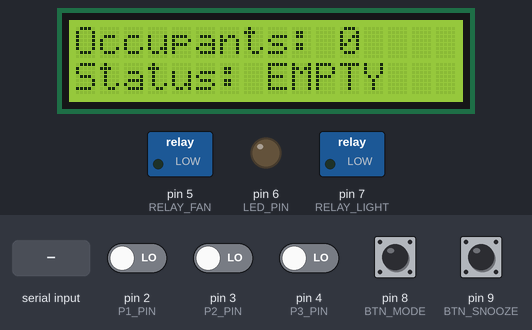
A sketch run on a simulated Arduino Uno, built with avr-gcc and run on an emulated ATmega328P. On the bench: 16×2 character LCD, switched loads named in the sketch (green lamp = pin HIGH), output pins drawn as LEDs (lit = HIGH). The test bench sets the inputs (shaded band); at power-on: pin 8 (BTN_MODE), pin 9 (BTN_SNOOZE) HIGH, pin 2 (P1_PIN), pin 3 (P2_PIN), pin 4 (P3_PIN) LOW. What the sketch prints to the serial monitor is not drawn.

Above: at 4.3 s.
4.4 s: pin 9 (BTN_SNOOZE) pulled LOW for 0.15 s
At 5.2 s:
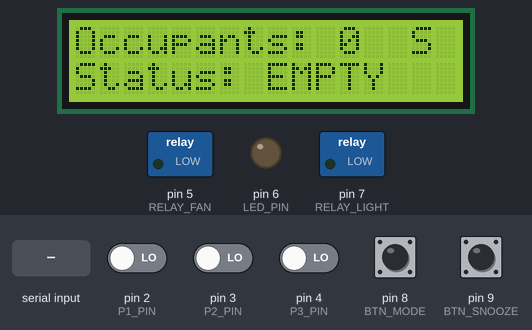
6.0 s: pin 8 (BTN_MODE) pulled LOW for 0.15 s
At 7.0 s:
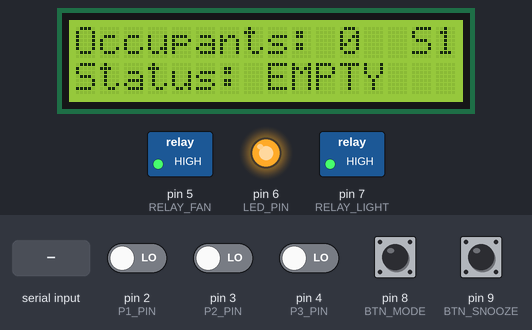
7.6 s: "M" received over Serial
At 9.0 s:
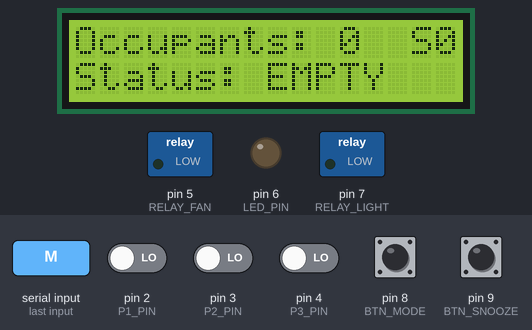
10.6 s: pin 9 (BTN_SNOOZE) pulled LOW for 1 s
At 12.0 s:
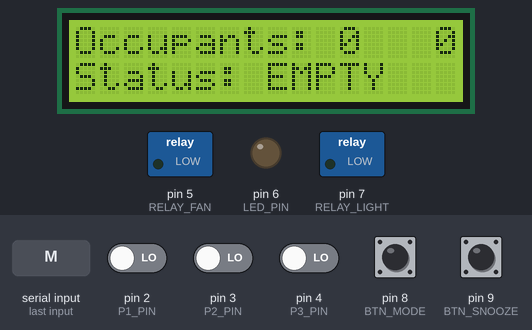
13.1 s: "S" received over Serial
At 14.2 s:
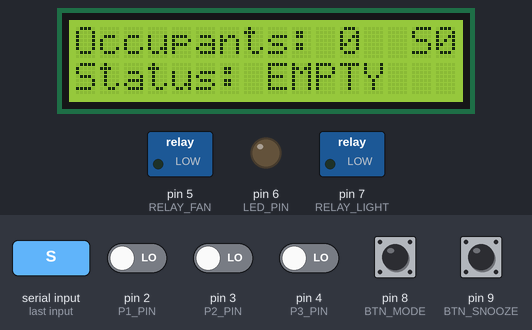
Timing chart, 0 to 15.6 s (numbered marks = the images above; inputs shaded):
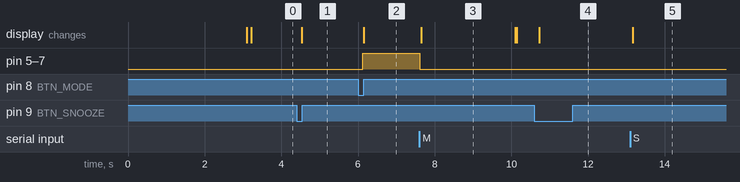

The sketch:

presense.ino
```cpp
/*
  Presense — occupancy-state room automation
  Arduino Uno | 3x HC-SR501 | 2x relay | 16x2 I2C LCD | 2 buttons

  States: EMPTY -> ACTIVE -> WARNING -> SLEEPING -> EXITING -> EMPTY

  Direction comes from WHICH DOORWAY SENSOR ROSE FIRST, compared by
  timestamp — tolerates overlapping cones and long HC-SR501 output holds.

  Talks to the PC bridge (presense.py) over USB serial:
    out:  $occ,room,light,fan,snooze,mode,secs,in,out,amb,part
    in:   M = cycle mode   S = toggle snooze   R = reset count
*/

#include <Wire.h>
#include <LiquidCrystal_I2C.h>

LiquidCrystal_I2C lcd(0x27, 16, 2);

// ---------------- Pins ----------------
const uint8_t P1_PIN      = 2;   // entrance exterior
const uint8_t P2_PIN      = 3;   // entrance interior
const uint8_t P3_PIN      = 4;   // room interior
const uint8_t RELAY_FAN   = 5;   // CH2 sleep-essential
const uint8_t LED_PIN     = 6;   // status indicator
const uint8_t RELAY_LIGHT = 7;   // CH1 wake-only
const uint8_t BTN_MODE    = 8;
const uint8_t BTN_SNOOZE  = 9;
// LCD SDA = A4, SCL = A5

// ---------------- Config ----------------
#define DEMO_MODE 1

const bool RELAY_ACTIVE_LOW = false;

const unsigned long PIR_DEBOUNCE_MS = 30;
const unsigned long BTN_DEBOUNCE_MS = 50;
const unsigned long PAIR_WINDOW_MS  = 4000;
const unsigned long AMBIGUOUS_MS    = 15;

#if DEMO_MODE
  const unsigned long SLEEP_MS  = 30000UL;
  const unsigned long EXIT_MS   = 20000UL;
  const unsigned long SNOOZE_MS = 60000UL;
  const unsigned long STALE_MS  = 90000UL;
#else
  const unsigned long SLEEP_MS  = 20UL * 60UL * 1000UL;
  const unsigned long EXIT_MS   = 2UL * 60UL * 1000UL;
  const unsigned long SNOOZE_MS = 60UL * 60UL * 1000UL;
  const unsigned long STALE_MS  = 40UL * 60UL * 1000UL;
#endif

const unsigned long WARN_MS  = 10000UL;
const unsigned long BLINK_MS = 400UL;

// ---------------- PIR inputs (0=P1, 1=P2, 2=P3) ----------------
const uint8_t PIR_PIN[3]       = {P1_PIN, P2_PIN, P3_PIN};
bool          pirStable[3]     = {false, false, false};
bool          pirLastRaw[3]    = {false, false, false};
unsigned long pirLastChange[3] = {0, 0, 0};
unsigned long pirRiseTime[3]   = {0, 0, 0};
bool          pirRose[3]       = {false, false, false};

// Capture the raw rise instantly for fine timing, but only trust it
// once the signal has held steady for the debounce period.
void updatePIR(uint8_t i, unsigned long now) {
  bool raw = digitalRead(PIR_PIN[i]);

  if (raw != pirLastRaw[i]) {
    pirLastRaw[i] = raw;
    pirLastChange[i] = now;
    if (raw) pirRiseTime[i] = now;
  } else if ((now - pirLastChange[i]) >= PIR_DEBOUNCE_MS) {
    if (raw && !pirStable[i]) pirRose[i] = true;   // confirmed rising edge
    pirStable[i] = raw;
  }
}

// ---------------- Buttons (0=mode, 1=snooze) ----------------
const uint8_t BTN_PIN[2]       = {BTN_MODE, BTN_SNOOZE};
bool          btnStable[2]     = {true, true};
bool          btnLastRaw[2]    = {true, true};
unsigned long btnLastChange[2] = {0, 0};
bool          btnPressed[2]    = {false, false};

void updateBtn(uint8_t i, unsigned long now) {
  bool raw = digitalRead(BTN_PIN[i]);

  if (raw != btnLastRaw[i]) {
    btnLastRaw[i] = raw;
    btnLastChange[i] = now;
  } else if ((now - btnLastChange[i]) >= BTN_DEBOUNCE_MS) {
    if (!raw && btnStable[i]) btnPressed[i] = true;   // falling edge = press
    btnStable[i] = raw;
  }
}

// ---------------- Doorway ----------------
unsigned long pend1 = 0, pend2 = 0;
bool waitingClear = false;

int occupants = 0;
unsigned long lastDoorMotion = 0;

// Diagnostics — use these while aiming the sensors
unsigned int entries = 0, exits = 0, ambiguous = 0, partial = 0;

// ---------------- Room state ----------------
enum RoomState { EMPTY, ACTIVE, WARNING, SLEEPING, EXITING };
RoomState room = EMPTY;
const char *ROOM_NAME[] = {"EMPTY", "ACTIVE", "WARNING", "SLEEPING", "EXITING"};

unsigned long lastActivity = 0, warnStart = 0, exitStart = 0;
bool lightsOn = false, fanOn = false;

bool snoozeActive = false;
unsigned long snoozeStart = 0;

enum Mode { AUTO, FORCE_ON, FORCE_OFF };
Mode mode = AUTO;

// ---------------- Relay helper ----------------
void writeRelay(uint8_t pin, bool on) {
  digitalWrite(pin, RELAY_ACTIVE_LOW ? !on : on);
}

void setup() {
  // Drive the relays LOW first, before anything slow like the LCD.
  pinMode(RELAY_LIGHT, OUTPUT);
  pinMode(RELAY_FAN, OUTPUT);
  writeRelay(RELAY_LIGHT, false);
  writeRelay(RELAY_FAN, false);

  for (uint8_t i = 0; i < 3; i++) pinMode(PIR_PIN[i], INPUT);
  pinMode(LED_PIN, OUTPUT);
  pinMode(BTN_MODE, INPUT_PULLUP);
  pinMode(BTN_SNOOZE, INPUT_PULLUP);

  lcd.init();
  lcd.backlight();
  lcd.setCursor(0, 0);
  lcd.print("    PRESENSE    ");
  lcd.setCursor(0, 1);
  lcd.print("Warming up...   ");

  Serial.begin(9600);
  delay(3000);
  lcd.clear();

  Serial.println(F("== PRESENSE =="));
  Serial.print(F("Startup  P1:")); Serial.print(digitalRead(P1_PIN));
  Serial.print(F(" P2:"));         Serial.print(digitalRead(P2_PIN));
  Serial.print(F(" P3:"));         Serial.println(digitalRead(P3_PIN));
  Serial.println(F("A sensor reading 1 with nobody moving is misaimed."));
  Serial.println(F("Give the PIRs 60s to settle before trusting counts."));

  lastDoorMotion = millis();
  lastActivity   = millis();
}

void loop() {
  unsigned long now = millis();

  for (uint8_t i = 0; i < 3; i++) updatePIR(i, now);
  for (uint8_t i = 0; i < 2; i++) updateBtn(i, now);

  handleButtons(now);
  handleDoorway(now);
  handleActivity(now);
  handleState(now);
  applyOutputs(now);
  updateDisplay(now);
  sendData();
  readCommands();

  delay(10);            // 100 Hz — good resolution for edge ordering
}

// ---------------- Doorway: direction by rise order ----------------
void handleDoorway(unsigned long now) {

  if (pirRose[0]) { pirRose[0] = false; if (!waitingClear && !pend1) pend1 = pirRiseTime[0]; }
  if (pirRose[1]) { pirRose[1] = false; if (!waitingClear && !pend2) pend2 = pirRiseTime[1]; }

  // Both fired — direction is decided by which rose first.
  if (pend1 && pend2) {
    long diff = (long)(pend2 - pend1);          // positive = P1 first = entry

    if (diff > (long)AMBIGUOUS_MS) {
      occupants++;
      entries++;
      lastActivity = now;
    } else if (diff < -(long)AMBIGUOUS_MS) {
      if (occupants > 0) occupants--;
      exits++;
    } else {
      ambiguous++;        // rose together — cones overlap too much to tell
    }

    pend1 = pend2 = 0;
    waitingClear = true;
  }

  // Only one fired and the window ran out — approached and turned back.
  if (!waitingClear && (pend1 || pend2)) {
    unsigned long t = pend1 ? pend1 : pend2;
    if (now - t > PAIR_WINDOW_MS) {
      pend1 = pend2 = 0;
      partial++;
    }
  }

  // Both must clear before the next crossing, so one person cannot be
  // counted twice while the sensor outputs are still held high.
  if (waitingClear && !pirStable[0] && !pirStable[1]) waitingClear = false;

  if (pirStable[0] || pirStable[1]) lastDoorMotion = now;
}

// ---------------- Interior activity ----------------
void handleActivity(unsigned long now) {
  if (pirStable[2])  lastActivity = now;
  if (snoozeActive)  lastActivity = now;   // snooze freezes sleep AND stale timers

  if (occupants > 0 &&
      (now - lastActivity   > STALE_MS) &&
      (now - lastDoorMotion > STALE_MS)) {
    occupants = 0;                          // safety net for a missed exit
  }
}

// ---------------- State machine ----------------
void handleState(unsigned long now) {

  if (snoozeActive && (now - snoozeStart >= SNOOZE_MS)) snoozeActive = false;

  if (occupants > 0) {

    if (room == EMPTY || room == EXITING) {
      room = ACTIVE;
      lastActivity = now;
    }

    if (snoozeActive) {
      if (room == WARNING || room == SLEEPING) {
        room = ACTIVE;
        lastActivity = now;
      }
    } else {
      unsigned long preWarn = (SLEEP_MS > WARN_MS) ? (SLEEP_MS - WARN_MS) : 0;
      if (room == ACTIVE && (now - lastActivity > preWarn)) {
        room = WARNING;
        warnStart = now;
      }
      if (room == WARNING) {
        if (pirStable[2]) { room = ACTIVE; lastActivity = now; }
        else if (now - warnStart >= WARN_MS) room = SLEEPING;
      }
      if (room == SLEEPING && pirStable[2]) {
        room = ACTIVE;
        lastActivity = now;
      }
    }

  } else {
    if (room != EMPTY && room != EXITING) {
      room = EXITING;
      exitStart = now;
    }
    if (room == EXITING && (now - exitStart >= EXIT_MS)) {
      room = EMPTY;
      snoozeActive = false;
    }
  }

  switch (room) {
    case ACTIVE:
    case WARNING:   lightsOn = true;  fanOn = true;  break;
    case SLEEPING:  lightsOn = false; fanOn = true;  break;   // the whole idea
    case EXITING:   lightsOn = false; fanOn = true;  break;
    case EMPTY:     lightsOn = false; fanOn = false; break;
  }
}

// ---------------- Outputs ----------------
void applyOutputs(unsigned long now) {
  bool l = lightsOn, f = fanOn;

  if (room == WARNING && l) l = ((now / BLINK_MS) % 2 == 0);   // blink to warn

  if (mode == FORCE_ON)  { l = true;  f = true;  }
  if (mode == FORCE_OFF) { l = false; f = false; }

  writeRelay(RELAY_LIGHT, l);
  writeRelay(RELAY_FAN, f);
  digitalWrite(LED_PIN, (l || f) ? HIGH : LOW);
}

// ---------------- Buttons ----------------
void handleButtons(unsigned long now) {
  if (btnPressed[0]) {
    btnPressed[0] = false;
    if (mode == AUTO)          mode = FORCE_ON;
    else if (mode == FORCE_ON) mode = FORCE_OFF;
    else                       mode = AUTO;
  }

  if (btnPressed[1]) {
    btnPressed[1] = false;
    snoozeActive = !snoozeActive;
    snoozeStart  = now;
    lastActivity = now;
    if (snoozeActive && (room == WARNING || room == SLEEPING)) room = ACTIVE;
  }
}

// ---------------- LCD ----------------
void updateDisplay(unsigned long now) {
  char line1[17];
  char modeTag   = (mode == AUTO) ? ' ' : (mode == FORCE_ON ? '1' : '0');
  char snoozeTag = snoozeActive ? 'S' : ' ';
  snprintf(line1, sizeof(line1), "Occupants: %-2d %c%c", occupants, snoozeTag, modeTag);
  lcd.setCursor(0, 0);
  lcd.print(line1);

  char line2[17];
  if (room == WARNING) {
    unsigned long left = (WARN_MS - (now - warnStart)) / 1000UL;
    snprintf(line2, sizeof(line2), "Sleeping in %2lus ", left);
  } else if (room == EXITING) {
    unsigned long left = (EXIT_MS - (now - exitStart)) / 1000UL;
    snprintf(line2, sizeof(line2), "Timer: %02lu:%02lu    ", left / 60UL, left % 60UL);
  } else {
    snprintf(line2, sizeof(line2), "Status: %-8s", ROOM_NAME[room]);
  }
  lcd.setCursor(0, 1);
  lcd.print(line2);

  // A motor switching nearby can corrupt the display. Quietly re-init
  // every 10 s so a glitch never persists into the demo.
  static unsigned long lastReinit = 0;
  if (now - lastReinit > 10000) {
    lastReinit = now;
    lcd.init();
    lcd.backlight();
  }
}

// ---------------- PC bridge: telemetry out ----------------
void sendData() {
  static unsigned long last = 0;
  if (millis() - last < 500) return;
  last = millis();

  unsigned long secs = 0;
  if (room == WARNING)      secs = (WARN_MS - (millis() - warnStart)) / 1000UL;
  else if (room == EXITING) secs = (EXIT_MS - (millis() - exitStart)) / 1000UL;

  Serial.print('$');
  Serial.print(occupants);      Serial.print(',');
  Serial.print((int)room);      Serial.print(',');
  Serial.print(lightsOn);       Serial.print(',');
  Serial.print(fanOn);          Serial.print(',');
  Serial.print(snoozeActive);   Serial.print(',');
  Serial.print((int)mode);      Serial.print(',');
  Serial.print(secs);           Serial.print(',');
  Serial.print(entries);        Serial.print(',');
  Serial.print(exits);          Serial.print(',');
  Serial.print(ambiguous);      Serial.print(',');
  Serial.println(partial);
}

// ---------------- PC bridge: commands in ----------------
void readCommands() {
  while (Serial.available()) {
    char c = Serial.read();

    if (c == 'M') {
      if (mode == AUTO)          mode = FORCE_ON;
      else if (mode == FORCE_ON) mode = FORCE_OFF;
      else                       mode = AUTO;
    }
    else if (c == 'S') {
      snoozeActive = !snoozeActive;
      snoozeStart  = millis();
      lastActivity = millis();
      if (snoozeActive && (room == WARNING || room == SLEEPING)) room = ACTIVE;
    }
    else if (c == 'R') {
      occupants = 0;
    }
  }
}
```

Measured:
- after the input at 4.4 s, the display: changes after 0.14 s (image 1)
- after the input at 6.0 s, pin 5 (RELAY_FAN), pin 6 (LED_PIN), pin 7 (RELAY_LIGHT): LOW → HIGH after 0.12 s; the display: changes after 0.15 s (image 2)
- after the input at 7.6 s, pin 5 (RELAY_FAN), pin 6 (LED_PIN), pin 7 (RELAY_LIGHT): HIGH → LOW at once; the display: changes at once (image 3)
- after the input at 10.6 s, the display: changes after 0.13 s (image 4)
- after the input at 13.1 s, the display: changes after 0.07 s (image 5)
- what the display in image 3 shows lasts 2.5 s, from 7.6 s to 10.1 s
